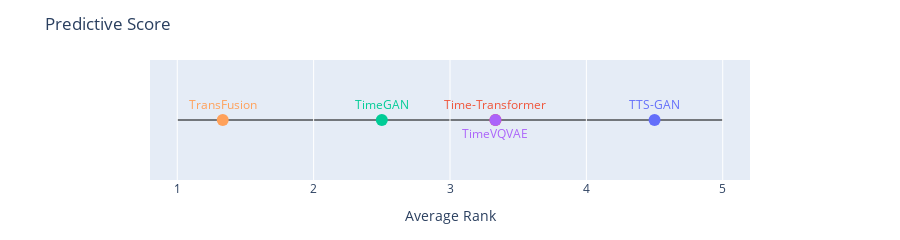

The notebook cell saved with this chart:
### Code cell
plot_average_rankings(df_no_copy["PS"], "Predictive Score", [1, 1, 1, -1, 1])

### Figure 1 — Plotly figure (JSON) as saved in the notebook; plotly's stock layout.template omitted (floating-point values rounded to 4 significant figures)
{"data": [{"marker": {"color": ["#636EFA", "#EF553B", "#00CC96", "#AB63FA", "#FFA15A", "#19D3F3"], "size": 12}, "mode": "markers+text", "text": ["TTS-GAN", "Time-Transformer", "TimeGAN", "TimeVQVAE", "TransFusion"], "textfont": {"color": ["#636EFA", "#EF553B", "#00CC96", "#AB63FA", "#FFA15A", "#19D3F3"]}, "textposition": ["top center", "top center", "top center", "bottom center", "top center"], "type": "scatter", "x": [4.5, 3.333, 2.5, 3.333, 1.333], "y": [0, 0, 0, 0, 0]}], "layout": {"height": 200, "margin": {"b": 60, "l": 150, "r": 150, "t": 60}, "shapes": [{"layer": "below", "line": {"color": "black", "width": 1}, "type": "line", "x0": 1, "x1": 5, "y0": 0, "y1": 0}], "showlegend": false, "title": {"text": "Predictive Score"}, "xaxis": {"range": [0.8, 5.2], "showgrid": true, "title": {"text": "Average Rank"}, "zeroline": false}, "yaxis": {"title": {"text": ""}, "visible": false}}}
